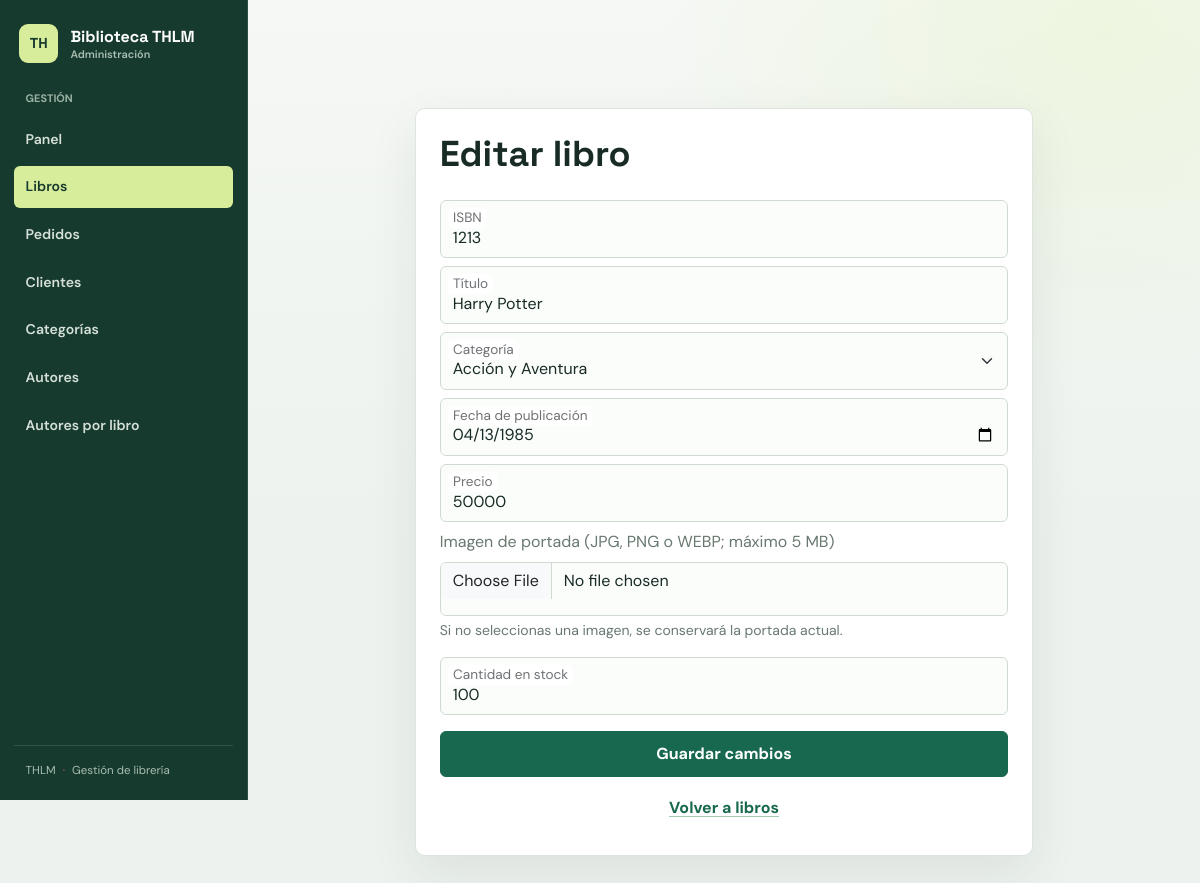
Screenshot of /vistas/form_libro.php?isbn=1213 with the database file from the repository.
### tables this page shows
CREATE TABLE `libros` (
  `isbn` int(11) NOT NULL,
  `titulo` varchar(128) NOT NULL,
  `categoria` int(11) NOT NULL,
  `fecha_publicacion` date NOT NULL,
  `precio` int(11) NOT NULL CHECK (`precio` >= 0),
  `portada` varchar(128) DEFAULT 'no_imagen.png',
  `cantidad_stock` int(11) NOT NULL CHECK (`cantidad_stock` >= 0)
);

CREATE TABLE `categorias` (
  `id_categoria` int(11) NOT NULL,
  `categoria` varchar(100) NOT NULL
);

### controler/conexionbd.php (called while the page is built, shortened)
<?php
    class ConexionBD {
    public static function getConn() {
        $link = null;
    try {
        $link = new PDO(
            "mysql:host=" . DB_HOST . ";port=" . DB_PORT . ";dbname=" . DB_NAME . ";charset=utf8mb4",
            DB_USER,
            DB_PASSWORD,
            array(PDO::ATTR_ERRMODE => PDO::ERRMODE_EXCEPTION)
        );
    } catch (PDOException $pdoe) {
        exit("Error: " . $pdoe->getMessage());
    }
    return $link;
    }
    }
?>

### controler/librosctrl.php (called while the page is built, shortened)
<?php
require_once __DIR__ . '/conexionbd.php';
require_once __DIR__ . '/../model/libros.php';
class LibrosCtrl {
    private $conn;
    public function __construct() {
        $this->conn = ConexionBD::getConn();
    }
    public function obtenerPorIsbn($isbn) {
        try {
            $stmt = $this->conn->prepare(
                "SELECT isbn, titulo, categoria, fecha_publicacion, precio, portada, cantidad_stock
                 FROM libros WHERE isbn = ?"
            );
            $stmt->execute([$isbn]);
            $fila = $stmt->fetch(PDO::FETCH_ASSOC);
            return new Libros(
                $fila['isbn'], $fila['titulo'], $fila['categoria'],
                $fila['fecha_publicacion'], $fila['precio'],
                $fila['portada'], $fila['cantidad_stock']
            );
        } catch (Exception $exc) {
            error_log("Error al consultar libro: " . $exc->getMessage());
            return null;
        }
    }
    public function listarCategorias() {
        try {
            return $this->conn->query(
                "SELECT id_categoria, categoria FROM categorias ORDER BY categoria"
            )->fetchAll(PDO::FETCH_ASSOC);
        } catch (Exception $exc) {
            error_log("Error al listar categorías para libros: " . $exc->getMessage());
            return [];
        }
    }
}

### model/libros.php (called while the page is built, shortened)
<?php
Class Libros {
    private $isbn;
    private $titulo;
    private $categoria;
    private $fechaPub;
    private $precio;
    private $portada;
    private $cantidadStock;
    public function __construct($isbn, $titulo, $categoria, $fechaPub, $precio, $portada, $cant_stock) {
        $this->isbn = $isbn;
        $this->titulo = $titulo;
        $this->categoria = $categoria;
        $this->fechaPub = $fechaPub;
        $this->precio = $precio;
        $this->portada = $portada;
        $this->cantidadStock = $cant_stock;
    }
    public function getIsbn() {
        return $this->isbn;
    }
    public function getTitulo() {
        return $this->titulo;
    }
    public function getCategoria() {
        return $this->categoria;
    }
    public function getFecha() {
        return $this->fechaPub;
    }
    public function getPrecio() {
        return $this->precio;
    }
    public function getPortada() {
        return $this->portada;
    }
    public function getCantidadStock() {
        return $this->cantidadStock;
    }
}

### vistas/form_libro.php (the view, shortened to what this page needs)
<?php
require_once __DIR__ . '/../model/libros.php';
require_once __DIR__ . '/../controler/librosctrl.php';
function escaparLibroForm($valor) {
    return htmlspecialchars((string) $valor, ENT_QUOTES, 'UTF-8');
}
$ctrlLibros = new LibrosCtrl();
$isbnParam = $_POST['isbn_original'] ?? $_GET['isbn'] ?? '';
$modoEdicion = $isbnParam !== '';
$libroOriginal = $modoEdicion ? $ctrlLibros->obtenerPorIsbn((int) $isbnParam) : null;
$datos = [
    'isbn' => $libroOriginal ? $libroOriginal->getIsbn() : '',
    'titulo' => $libroOriginal ? $libroOriginal->getTitulo() : '',
    'categoria' => $libroOriginal ? $libroOriginal->getCategoria() : '',
    'fecha_publicacion' => $libroOriginal ? $libroOriginal->getFecha() : '',
    'precio' => $libroOriginal ? $libroOriginal->getPrecio() : '',
    'portada' => $libroOriginal ? $libroOriginal->getPortada() : 'no_imagen.png',
    'cantidad_stock' => $libroOriginal ? $libroOriginal->getCantidadStock() : ''
];
$categorias = $ctrlLibros->listarCategorias();
?>
<!DOCTYPE html>
<html lang="es">
<head>
    <link href="https://cdn.jsdelivr.net/npm/bootstrap@5.3.8/dist/css/bootstrap.min.css" rel="stylesheet">
    <link rel="stylesheet" href="assets/admin.css">
</head>
<body>
<?php require __DIR__ . '/partials/topbar.php'; ?>
<main class="container">
    <div class="row justify-content-center">
        <div class="col-12 col-sm-8 col-md-6 col-lg-8 border p-4 mt-5 rounded-2 shadow-lg">
            <h1 class="h2"><?= $modoEdicion ? 'Editar libro' : 'Registrar libro' ?></h1>
            <form method="post" enctype="multipart/form-data" action="<?= escaparLibroForm($_SERVER['PHP_SELF']) ?>">
                <div class="form-floating mb-2">
                    <input type="number" class="form-control" id="isbn" name="isbn"
                           value="<?= escaparLibroForm($datos['isbn']) ?>" placeholder="ISBN"
                           min="1" <?= $modoEdicion ? 'readonly' : 'required' ?>>
                    <label for="isbn">ISBN</label>
                </div>
                <div class="form-floating mb-2">
                    <input type="text" class="form-control" id="titulo" name="titulo"
                           value="<?= escaparLibroForm($datos['titulo']) ?>" placeholder="Título" maxlength="128" required>
                    <label for="titulo">Título</label>
                </div>
                <div class="form-floating mb-2">
                    <select class="form-select" id="categoria" name="categoria" required>
                        <?php foreach ($categorias as $categoria): ?>
                            <option value="<?= escaparLibroForm($categoria['id_categoria']) ?>"
                                <?= (string) $datos['categoria'] === (string) $categoria['id_categoria'] ? 'selected' : '' ?>>
                                <?= escaparLibroForm($categoria['categoria']) ?>
                            </option>
                        <?php endforeach; ?>
                    </select>
                    <label for="categoria">Categoría</label>
                </div>
                <div class="form-floating mb-2">
                    <input type="date" class="form-control" id="fecha_publicacion" name="fecha_publicacion"
                           value="<?= escaparLibroForm($datos['fecha_publicacion']) ?>" required>
                    <label for="fecha_publicacion">Fecha de publicación</label>
                </div>
                <div class="form-floating mb-2">
                    <input type="number" class="form-control" id="precio" name="precio"
                           value="<?= escaparLibroForm($datos['precio']) ?>" placeholder="Precio" min="0" step="1" required>
                    <label for="precio">Precio</label>
                </div>
                <div class="mb-3">
                    <label for="portada" class="form-label">Imagen de portada (JPG, PNG o WEBP; máximo 5 MB)</label>
                    <input type="file" class="form-control" id="portada" name="portada"
                           accept=".jpg,.jpeg,.png,.webp,image/jpeg,image/png,image/webp">
                    <div class="form-text">Si no seleccionas una imagen, se conservará la portada actual.</div>
                </div>
                <div class="form-floating mb-3">
                    <input type="number" class="form-control" id="cantidad_stock" name="cantidad_stock"
                           value="<?= escaparLibroForm($datos['cantidad_stock']) ?>" placeholder="Stock" min="0" step="1" required>
                    <label for="cantidad_stock">Cantidad en stock</label>
                </div>
                <button type="submit" class="btn btn-primary w-100"><?= $modoEdicion ? 'Guardar cambios' : 'Registrar libro' ?></button>
                <a href="crud_libros.php" class="btn btn-link w-100 mt-2">Volver a libros</a>
            </form>
        </div>
    </div>
</main>
</body>
</html>

### vistas/assets/admin.css (style rules this page uses)
:root { --admin-bg: #edf2ee; --admin-surface: #ffffff; --admin-ink: #182b25; --admin-muted: #687970; --admin-green: #17684f; --admin-green-dark: #104c3c; --admin-lime: #d7ed9b; --admin-coral: #bf513d; --admin-line: #dce5de; --admin-shadow: 0 18px 50px rgba(24, 43, 37, .08); }
html { min-width: 320px; }
body { min-height: 100vh; color: var(--admin-ink); background: radial-gradient(ellipse at 92% 3%, rgba(215, 237, 155, .24), transparent 28rem), linear-gradient(180deg, #f5f8f5 0, var(--admin-bg) 34rem); font-family: "DM Sans", sans-serif; }
h1, h2, h3, .navbar-brand { font-family: "Space Grotesk", sans-serif; }
main.container { padding-top: clamp(2rem, 5vw, 4.25rem); padding-bottom: 4rem; }
main.container > .row { --bs-gutter-x: 0; }
main.container > .row > [class*="col-"] { max-width: 1120px; padding: clamp(1.25rem, 3vw, 2.5rem); border: 1px solid var(--admin-line) !important; border-radius: 10px !important; background: var(--admin-surface); box-shadow: var(--admin-shadow) !important; }
main.container > .row > [class*="col-"] h1 { margin-bottom: .45rem; font-size: clamp(1.8rem, 3vw, 2.4rem); font-weight: 700; letter-spacing: 0; }
main.container > .row > [class*="col-"] > h1 { margin-bottom: 1.5rem; }
.btn { min-height: 42px; padding: .62rem .95rem; border-radius: 6px; font-weight: 700; transition: transform .16s ease, background-color .16s ease, border-color .16s ease; }
.btn-primary { border-color: var(--admin-green); background: var(--admin-green); }
.btn-link { color: var(--admin-green); text-decoration-color: #a6c8b3; text-underline-offset: .2em; }
.form-control, .form-select { min-height: 54px; border-color: #cfdbd1; border-radius: 6px; color: var(--admin-ink); background-color: #fbfdfb; }
.form-floating > label, .form-label { color: var(--admin-muted); }
.form-text { color: var(--admin-muted); }
@media (min-width: 576px) { main.container { width: calc(100% - 248px); max-width: none; margin: 0 0 0 248px; } }

### rows the page displays
libros: isbn "1213", titulo "Harry Potter", categoria "Acción y Aventura", fecha_publicacion "04/13/1985", precio "50000", cantidad_stock "100"

### other values shown
$etiqueta "Panel"
$etiqueta "Libros"
$etiqueta "Pedidos"
$etiqueta "Clientes"
$etiqueta "Categorías"
$etiqueta "Autores"
$etiqueta "Autores por libro"
